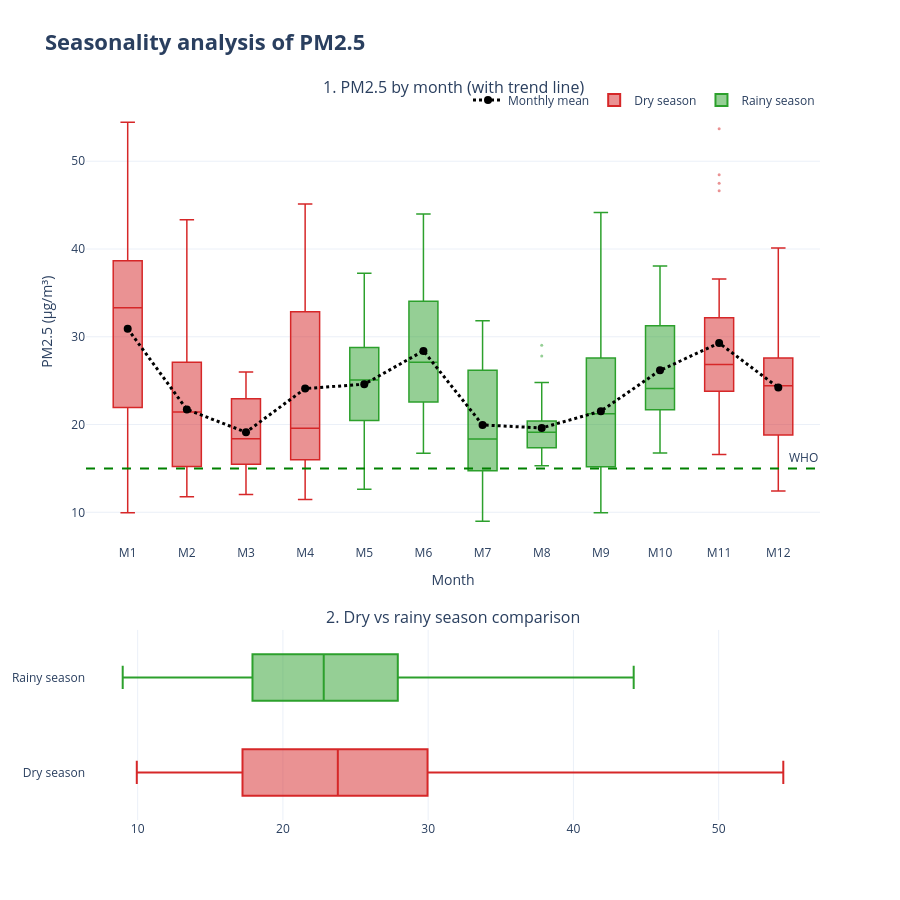

Source (notebook cell):
### Code cell
# 1. Month column
df['Month'] = df['date'].dt.month

# 2. Season column
def define_season(month):
    if 5 <= month <= 10: return 'Rainy season (May–Oct)'
    else: return 'Dry season (Nov–Apr)'
df['Season'] = df['Month'].apply(define_season)
df = df.sort_values('Month')

# 3. Monthly mean PM2.5 (for trend line)
monthly_mean = df.groupby('Month')['pm2_5'].mean()

# Plot
fig = make_subplots(
    rows=2, cols=1,
    row_heights=[0.7, 0.3],
    vertical_spacing=0.12,
    subplot_titles=(
        "1. PM2.5 by month (with trend line)", 
        "2. Dry vs rainy season comparison"
    )
)

# Background season bands
# Rainy season (May–Oct)
fig.add_vrect(
    x0=4.5, x1=10.5,
    fillcolor="green", opacity=0.1, layer="below", line_width=0,
    annotation_text="RAINY SEASON (cleaner)", annotation_position="top left",
    row=1, col=1
)
# Dry season (two bands)
fig.add_vrect(
    x0=0.5, x1=4.5,
    fillcolor="red", opacity=0.05, layer="below", line_width=0,
    annotation_text="DRY SEASON", annotation_position="top left",
    row=1, col=1
)
fig.add_vrect(
    x0=10.5, x1=12.5,
    fillcolor="red", opacity=0.05, layer="below", line_width=0,
    row=1, col=1
)

# Boxplots by month
for m in range(1, 13):
    monthly_data = df[df['Month'] == m]
    color = '#2ca02c' if 5 <= m <= 10 else '#d62728' 
    
    fig.add_trace(
        go.Box(
            y=monthly_data['pm2_5'],
            x=[m] * len(monthly_data),
            name=f"Month {m}",
            marker=dict(color=color, size=3, opacity=0.5),
            boxpoints='outliers',
            line=dict(width=1.5),
            showlegend=False
        ),
        row=1, col=1
)

# Monthly trend line
fig.add_trace(
    go.Scatter(
        x=monthly_mean.index,
        y=monthly_mean.values,
        mode='lines+markers',
        name='Monthly mean',
        line=dict(color='black', width=3, dash='dot'),
        marker=dict(size=8, color='black'),
        hovertemplate="Mean month %{x}: %{y:.1f} µg/m³<extra></extra>"
    ),
    row=1, col=1
)

# Season comparison (horizontal boxplots)
# Dry season
fig.add_trace(
    go.Box(
        x=df[df['Season'] == 'Dry season (Nov–Apr)']['pm2_5'],
        name='Dry season',
        marker=dict(color='#d62728'),
        orientation='h',
        boxpoints=False
    ),
    row=2, col=1
)

# Rainy season
fig.add_trace(
    go.Box(
        x=df[df['Season'] == 'Rainy season (May–Oct)']['pm2_5'],
        name='Rainy season',
        marker=dict(color='#2ca02c'),
        orientation='h',
        boxpoints=False
    ),
    row=2, col=1
)

# Layout
fig.update_layout(
    title="<b>Seasonality analysis of PM2.5</b>",
    title_font=dict(size=22),
    height=900,
    template="plotly_white",
    showlegend=True,
    legend=dict(orientation="h", y=1.02, x=1, xanchor="right")
)

# Axes
fig.update_xaxes(
    title_text="Month", 
    tickmode='array', 
    tickvals=list(range(1, 13)),
    ticktext=[f"M{i}" for i in range(1, 13)],
    row=1, col=1
)
fig.update_yaxes(title_text="PM2.5 (µg/m³)", row=1, col=1)

# WHO guideline line
fig.add_hline(y=15, line_dash="dash", line_color="green", annotation_text="WHO", row=1, col=1)

### Figure 1 — Plotly figure (JSON) as saved in the notebook; plotly's stock layout.template omitted (floating-point values rounded to 4 significant figures; data arrays with more than 128 entries replaced by an {"elided": "..."} marker saying what was removed)
{"data": [{"boxpoints": "outliers", "line": {"width": 1.5}, "marker": {"color": "#d62728", "opacity": 0.5, "size": 3}, "name": "Month 1", "showlegend": false, "type": "box", "x": [1, 1, 1, 1, 1, 1, 1, 1, 1, 1, 1, 1, 1, 1, 1, 1, 1, 1, 1, 1, 1, 1, 1, 1, 1, 1, 1, 1, 1, 1, 1], "xaxis": "x", "y": [29.0, 51.34, 38.28, 25.77, 21.37, 43.99, 36.18, 23.61, 26.15, 49.28, 38.78, 39.06, 33.45, 37.43, 51.64, 37.45, 54.45, 35.54, 33.31, 19.46, 11.28, 12.0, 12.11, 26.4, 27.82, 9.94, 14.02, 15.9, 23.7, 43.12, 36.39], "yaxis": "y"}, {"boxpoints": "outliers", "line": {"width": 1.5}, "marker": {"color": "#d62728", "opacity": 0.5, "size": 3}, "name": "Month 2", "showlegend": false, "type": "box", "x": [2, 2, 2, 2, 2, 2, 2, 2, 2, 2, 2, 2, 2, 2, 2, 2, 2, 2, 2, 2, 2, 2, 2, 2, 2, 2, 2, 2], "xaxis": "x", "y": [25.56, 27.6, 32.12, 33.73, 30.78, 27.39, 23.22, 26.09, 21.76, 23.58, 22.47, 26.81, 15.2, 27.77, 15.73, 43.33, 21.1, 12.05, 14.43, 15.23, 17.6, 17.38, 14.22, 15.23, 11.85, 11.78, 17.22, 16.96], "yaxis": "y"}, {"boxpoints": "outliers", "line": {"width": 1.5}, "marker": {"color": "#d62728", "opacity": 0.5, "size": 3}, "name": "Month 3", "showlegend": false, "type": "box", "x": [3, 3, 3, 3, 3, 3, 3, 3, 3, 3, 3, 3, 3, 3, 3, 3, 3, 3, 3, 3, 3, 3, 3, 3, 3, 3, 3, 3, 3, 3, 3], "xaxis": "x", "y": [15.47, 13.74, 12.75, 15.15, 15.52, 16.54, 18.38, 16.62, 18.04, 13.32, 12.02, 17.63, 17.21, 21.75, 18.75, 13.22, 25.66, 15.31, 22.43, 19.05, 21.71, 25.74, 25.99, 22.6, 18.65, 18.03, 24.43, 25.46, 23.05, 25.15, 23.42], "yaxis": "y"}, {"boxpoints": "outliers", "line": {"width": 1.5}, "marker": {"color": "#d62728", "opacity": 0.5, "size": 3}, "name": "Month 4", "showlegend": false, "type": "box", "x": [4, 4, 4, 4, 4, 4, 4, 4, 4, 4, 4, 4, 4, 4, 4, 4, 4, 4, 4, 4, 4, 4, 4, 4, 4, 4, 4, 4, 4, 4], "xaxis": "x", "y": [26.69, 21.59, 27.11, 32.85, 33.54, 18.65, 30.49, 15.98, 17.15, 19.97, 17.44, 19.16, 16.68, 17.38, 37.17, 13.0, 37.74, 16.73, 14.64, 14.44, 14.76, 15.75, 11.46, 12.72, 28.76, 34.76, 30.48, 44.95, 35.78, 45.13], "yaxis": "y"}, {"boxpoints": "outliers", "line": {"width": 1.5}, "marker": {"color": "#2ca02c", "opacity": 0.5, "size": 3}, "name": "Month 5", "showlegend": false, "type": "box", "x": [5, 5, 5, 5, 5, 5, 5, 5, 5, 5, 5, 5, 5, 5, 5, 5, 5, 5, 5, 5, 5, 5, 5, 5, 5, 5, 5, 5, 5, 5, 5], "xaxis": "x", "y": [23.71, 26.65, 26.27, 25.48, 23.06, 26.74, 25.07, 25.85, 29.5, 28.92, 30.71, 23.85, 37.23, 27.38, 35.95, 20.92, 14.35, 16.15, 13.72, 12.64, 13.19, 28.38, 31.13, 22.91, 32.1, 35.28, 19.82, 20.32, 17.73, 23.57, 23.75], "yaxis": "y"}, {"boxpoints": "outliers", "line": {"width": 1.5}, "marker": {"color": "#2ca02c", "opacity": 0.5, "size": 3}, "name": "Month 6", "showlegend": false, "type": "box", "x": [6, 6, 6, 6, 6, 6, 6, 6, 6, 6, 6, 6, 6, 6, 6, 6, 6, 6, 6, 6, 6, 6, 6, 6, 6, 6, 6, 6, 6, 6], "xaxis": "x", "y": [29.8, 26.52, 30.2, 34.59, 41.91, 29.33, 36.27, 43.17, 37.52, 43.99, 32.28, 21.05, 34.43, 34.04, 20.79, 25.3, 31.58, 27.55, 21.02, 23.71, 26.85, 25.65, 22.56, 19.11, 24.38, 27.37, 22.98, 16.73, 20.91, 20.17], "yaxis": "y"}, {"boxpoints": "outliers", "line": {"width": 1.5}, "marker": {"color": "#2ca02c", "opacity": 0.5, "size": 3}, "name": "Month 7", "showlegend": false, "type": "box", "x": [7, 7, 7, 7, 7, 7, 7, 7, 7, 7, 7, 7, 7, 7, 7, 7, 7, 7, 7, 7, 7, 7, 7, 7, 7, 7, 7, 7, 7, 7, 7], "xaxis": "x", "y": [16.7, 11.63, 15.32, 17.86, 17.6, 18.74, 18.85, 17.11, 13.1, 11.86, 13.62, 19.66, 10.85, 17.16, 8.97, 22.05, 23.92, 16.85, 24.63, 30.45, 26.93, 23.56, 31.82, 18.34, 14.45, 30.53, 28.21, 28.56, 26.7, 27.96, 14.54], "yaxis": "y"}, {"boxpoints": "outliers", "line": {"width": 1.5}, "marker": {"color": "#2ca02c", "opacity": 0.5, "size": 3}, "name": "Month 8", "showlegend": false, "type": "box", "x": [8, 8, 8, 8, 8, 8, 8, 8, 8, 8, 8, 8, 8, 8, 8, 8, 8, 8, 8, 8, 8, 8, 8, 8, 8, 8, 8, 8, 8, 8, 8], "xaxis": "x", "y": [29.02, 24.78, 19.02, 19.51, 27.8, 19.5, 16.41, 20.98, 20.42, 19.13, 16.66, 20.38, 20.15, 18.52, 18.38, 17.32, 15.29, 22.39, 17.41, 17.62, 21.21, 23.31, 20.38, 18.89, 17.82, 16.38, 16.65, 16.22, 20.06, 17.13, 19.16], "yaxis": "y"}, {"boxpoints": "outliers", "line": {"width": 1.5}, "marker": {"color": "#2ca02c", "opacity": 0.5, "size": 3}, "name": "Month 9", "showlegend": false, "type": "box", "x": [9, 9, 9, 9, 9, 9, 9, 9, 9, 9, 9, 9, 9, 9, 9, 9, 9, 9, 9, 9, 9, 9, 9, 9, 9, 9, 9, 9, 9, 9], "xaxis": "x", "y": [30.55, 33.97, 27.98, 22.76, 22.86, 21.95, 12.02, 27.57, 16.63, 15.59, 33.22, 44.15, 23.77, 23.19, 15.18, 19.66, 27.86, 34.09, 14.38, 9.95, 12.16, 12.12, 18.31, 11.93, 20.51, 16.63, 14.66, 17.13, 23.05, 21.92], "yaxis": "y"}, {"boxpoints": "outliers", "line": {"width": 1.5}, "marker": {"color": "#2ca02c", "opacity": 0.5, "size": 3}, "name": "Month 10", "showlegend": false, "type": "box", "x": [10, 10, 10, 10, 10, 10, 10, 10, 10, 10, 10, 10, 10, 10, 10, 10, 10, 10, 10, 10, 10, 10, 10, 10, 10, 10, 10, 10, 10, 10, 10], "xaxis": "x", "y": [36.67, 38.05, 35.48, 25.36, 29.22, 29.54, 23.39, 21.95, 19.73, 21.88, 24.11, 21.61, 29.75, 37.07, 33.12, 32.43, 23.41, 23.18, 18.74, 19.01, 16.75, 23.31, 36.14, 18.6, 20.65, 17.95, 23.11, 31.74, 26.05, 25.6, 27.77], "yaxis": "y"}, {"boxpoints": "outliers", "line": {"width": 1.5}, "marker": {"color": "#d62728", "opacity": 0.5, "size": 3}, "name": "Month 11", "showlegend": false, "type": "box", "x": [11, 11, 11, 11, 11, 11, 11, 11, 11, 11, 11, 11, 11, 11, 11, 11, 11, 11, 11, 11, 11, 11, 11, 11, 11, 11, 11, 11, 11, 11], "xaxis": "x", "y": [48.46, 23.67, 33.4, 36.57, 46.63, 26.34, 21.79, 28.28, 28.9, 30.01, 24.17, 25.68, 53.71, 26.65, 47.5, 24.43, 21.85, 29.94, 34.07, 32.18, 27.04, 23.97, 22.91, 30.9, 16.9, 17.91, 16.6, 23.78, 25.96, 28.29], "yaxis": "y"}, {"boxpoints": "outliers", "line": {"width": 1.5}, "marker": {"color": "#d62728", "opacity": 0.5, "size": 3}, "name": "Month 12", "showlegend": false, "type": "box", "x": [12, 12, 12, 12, 12, 12, 12, 12, 12, 12, 12, 12, 12, 12, 12, 12, 12, 12, 12, 12, 12, 12, 12, 12, 12, 12, 12, 12, 12, 12, 12], "xaxis": "x", "y": [31.79, 25.93, 22.53, 12.44, 12.69, 26.45, 24.1, 23.33, 29.4, 40.11, 25.13, 24.41, 12.98, 18.33, 27.1, 18.58, 29.82, 18.76, 20.2, 18.94, 23.98, 22.74, 25.55, 31.08, 33.33, 25.32, 17.61, 25.21, 27.76, 16.93, 38.02], "yaxis": "y"}, {"hovertemplate": "Mean month %{x}: %{y:.1f} µg/m³<extra></extra>", "line": {"color": "black", "dash": "dot", "width": 3}, "marker": {"color": "black", "size": 8}, "mode": "lines+markers", "name": "Monthly mean", "type": "scatter", "x": [1, 2, 3, 4, 5, 6, 7, 8, 9, 10, 11, 12], "xaxis": "x", "y": [30.91, 21.72, 19.12, 24.1, 24.59, 28.39, 19.95, 19.61, 21.52, 26.17, 29.28, 24.21], "yaxis": "y"}, {"boxpoints": false, "marker": {"color": "#d62728"}, "name": "Dry season", "orientation": "h", "type": "box", "x": {"elided": "181 float values"}, "xaxis": "x2", "yaxis": "y2"}, {"boxpoints": false, "marker": {"color": "#2ca02c"}, "name": "Rainy season", "orientation": "h", "type": "box", "x": {"elided": "184 float values"}, "xaxis": "x2", "yaxis": "y2"}], "layout": {"annotations": [{"font": {"size": 16}, "showarrow": false, "text": "1. PM2.5 by month (with trend line)", "x": 0.5, "xanchor": "center", "xref": "paper", "y": 1, "yanchor": "bottom", "yref": "paper"}, {"font": {"size": 16}, "showarrow": false, "text": "2. Dry vs rainy season comparison", "x": 0.5, "xanchor": "center", "xref": "paper", "y": 0.264, "yanchor": "bottom", "yref": "paper"}, {"showarrow": false, "text": "WHO", "x": 1, "xanchor": "right", "xref": "x domain", "y": 15, "yanchor": "bottom", "yref": "y"}], "height": 900, "legend": {"orientation": "h", "x": 1, "xanchor": "right", "y": 1.02}, "shapes": [{"line": {"color": "green", "dash": "dash"}, "type": "line", "x0": 0, "x1": 1, "xref": "x domain", "y0": 15, "y1": 15, "yref": "y"}], "showlegend": true, "title": {"font": {"size": 22}, "text": "<b>Seasonality analysis of PM2.5</b>"}, "xaxis": {"anchor": "y", "domain": [0, 1], "tickmode": "array", "ticktext": ["M1", "M2", "M3", "M4", "M5", "M6", "M7", "M8", "M9", "M10", "M11", "M12"], "tickvals": [1, 2, 3, 4, 5, 6, 7, 8, 9, 10, 11, 12], "title": {"text": "Month"}}, "xaxis2": {"anchor": "y2", "domain": [0, 1]}, "yaxis": {"anchor": "x", "domain": [0.384, 1], "title": {"text": "PM2.5 (µg/m³)"}}, "yaxis2": {"anchor": "x2", "domain": [0, 0.264]}}}
